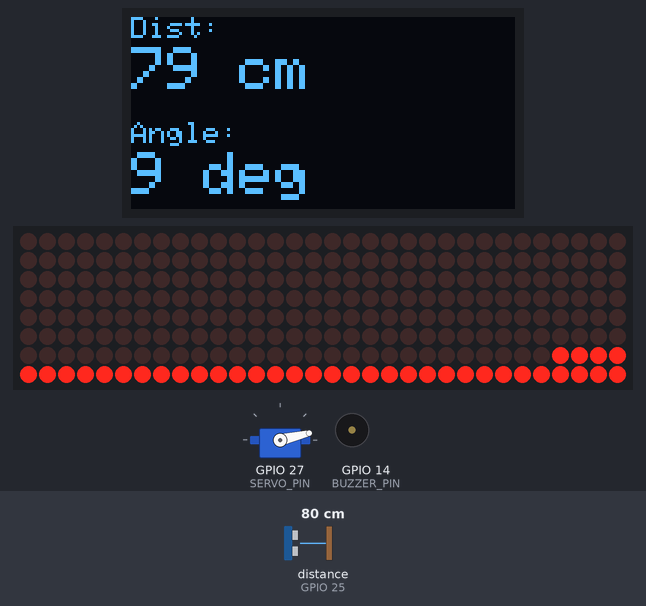
The sketch below on a simulated ESP32. Shown: 128×64 one-colour display, servo, 32×8 LED matrix, buzzer (waves = sounding). Wiring (inferred from the names in the program): ultrasonic range finder: trigger GPIO 26; echo GPIO 25. The inputs (shaded band) are chosen by the test bench; at power-on: distance to the obstacle (sensor on GPIO 25) 80 cm. The echo pulse lasts 58.3 µs per cm.

Above: at 4.2 s.
4.3 s: distance to the obstacle (sensor on GPIO 25) set to 13 cm
At 4.79 s:
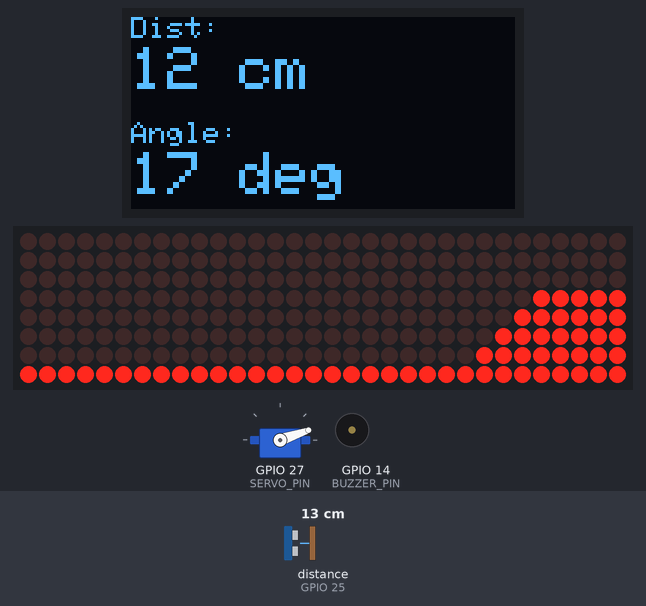
7.1 s: distance to the obstacle (sensor on GPIO 25) set to 10 cm
At 7.62 s:
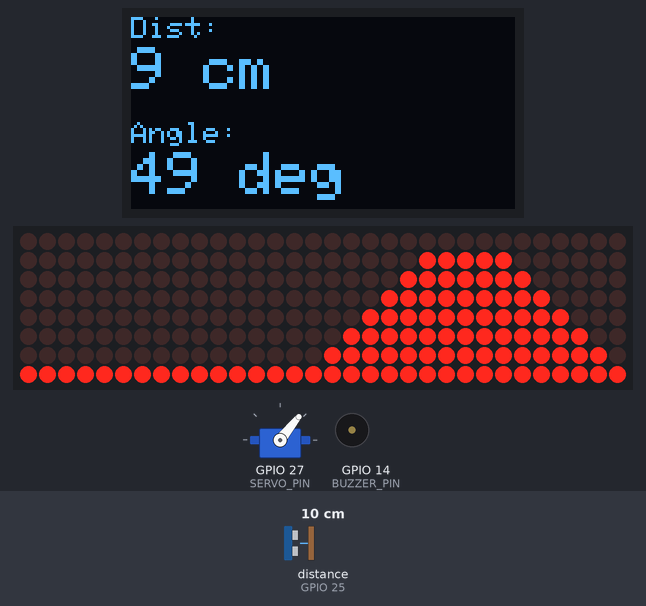
10.0 s: distance to the obstacle (sensor on GPIO 25) set to 8 cm
At 10.53 s:
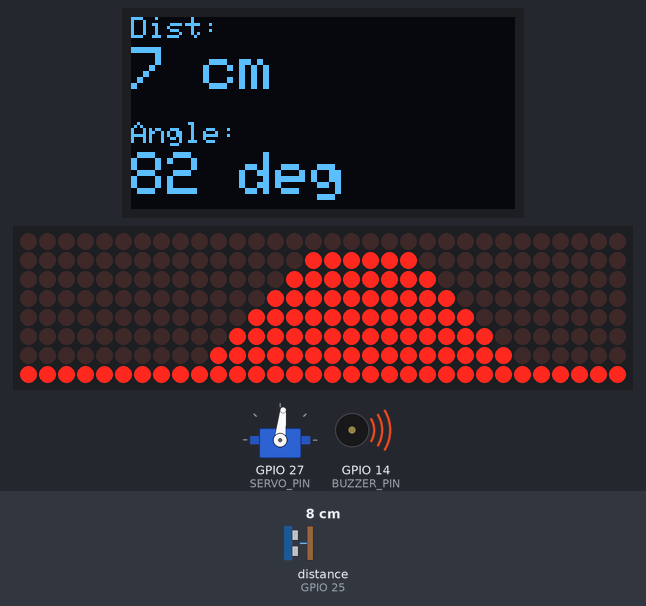
12.9 s: distance to the obstacle (sensor on GPIO 25) set to 5 cm
At 13.35 s:
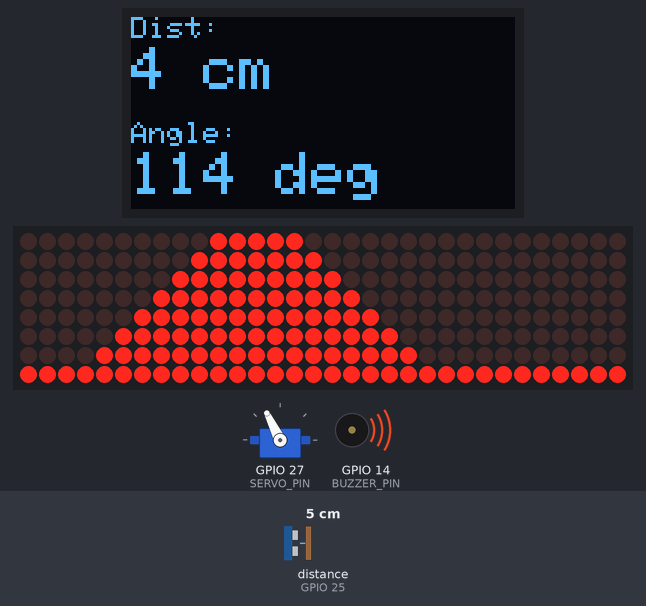
15.7 s: distance to the obstacle (sensor on GPIO 25) set to 9 cm
At 16.16 s:
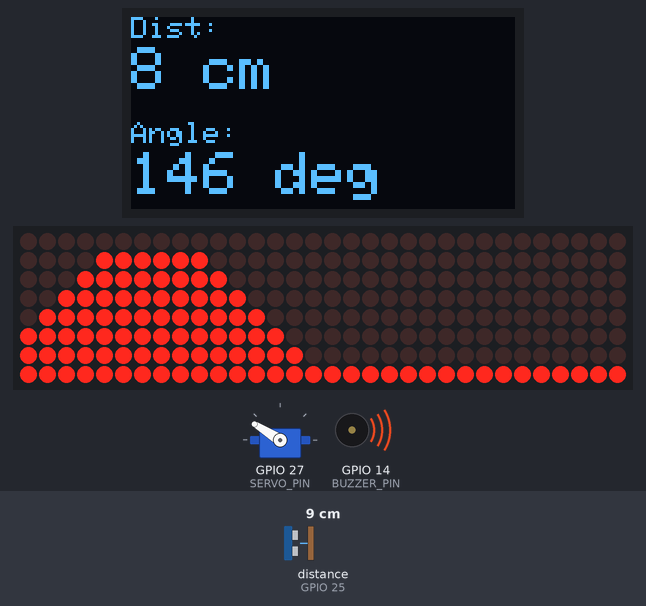
18.5 s: distance to the obstacle (sensor on GPIO 25) set to 18 cm
At 18.99 s:
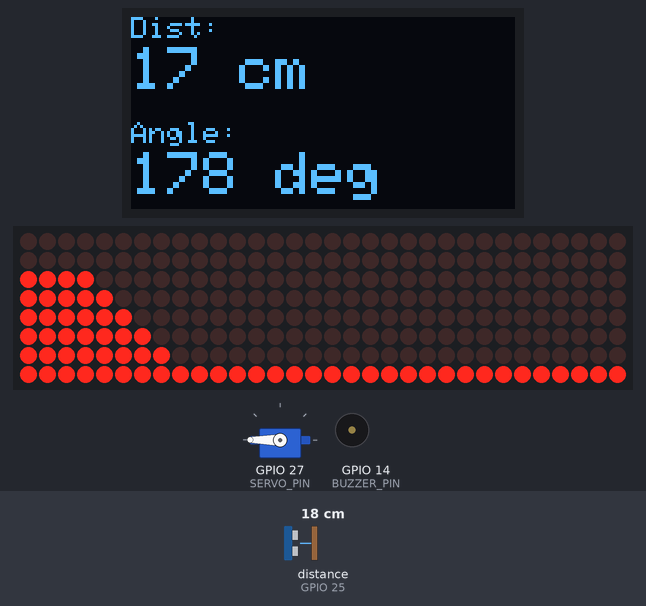
Timing chart, 0 to 24.2 s (numbered marks = the images above; inputs shaded):
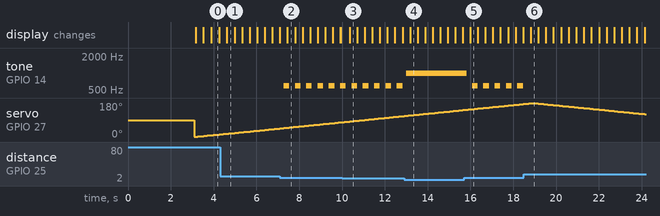

The sketch:

ESP_RADIX_Echo_Scanning_Radar_Matrix.ino
```cpp
#include "LedControl.h"
#include "ESP32Servo.h"
#include <Wire.h>
#include <Adafruit_GFX.h>
#include <Adafruit_SSD1306.h>

#define SCREEN_WIDTH 128
#define SCREEN_HEIGHT 64
Adafruit_SSD1306 display(SCREEN_WIDTH, SCREEN_HEIGHT, &Wire, -1);

#define LED_DIN_PIN 23
#define LED_CLK_PIN 19
#define LED_CS_PIN  5
#define NUM_DEVICES 4   // 4 x 8x8 = 32 columns

#define TRIG_PIN 26
#define ECHO_PIN 25
#define SERVO_PIN 27
#define BUZZER_PIN 14

LedControl lc = LedControl(LED_DIN_PIN, LED_CLK_PIN, LED_CS_PIN, NUM_DEVICES);
Servo myServo;

long duration;
int distance;
int lastValidDistance = 0;   // for filtering

const int BASELINE_ROW = 7;

int trailBuffer[32][8];  // intensity buffer (0–3)
int lastHeight = 0;

// Orientation: adjust if needed (0 = normal, 1 = flipped)
int orientation[NUM_DEVICES] = {1, 1, 1, 1};

// Servo sweep tracking
int angle = 0;
int stepDir = 1; // 1 = forward, -1 = backward
unsigned long lastServoMove = 0;
const int SERVO_INTERVAL = 10; // ms per step

unsigned long lastBuzzerToggle = 0;
bool buzzerOn = false;

void fadeBuffer() {
  for (int x = 0; x < 32; x++) {
    for (int y = 0; y < 8; y++) {
      if (trailBuffer[x][y] > 0) {
        trailBuffer[x][y]--; // decay intensity
      }
    }
  }
  for (int x = 0; x < 32; x++) {
    trailBuffer[x][BASELINE_ROW] = 3;
  }
}

void drawMountain(int peakCol, int peakHeight) {
  if (peakHeight < 0) return;

  int spread = 8;
  int flatTop = 2;

  for (int offset = -spread; offset <= spread; offset++) {
    int col = peakCol + offset;
    if (col < 0 || col > 31) continue;

    int h = peakHeight - max(0, abs(offset) - flatTop);
    if (h < 0) continue;

    for (int r = 0; r <= h; r++) {
      trailBuffer[col][6 - r] = 3; // reset to max intensity
    }
  }
}

void pushToLEDs() {
  for (int dev = 0; dev < NUM_DEVICES; dev++) {
    int baseCol = dev * 8;
    for (int col = 0; col < 8; col++) {
      int mappedCol = (orientation[dev] == 0) ? col : (7 - col);
      for (int row = 0; row < 8; row++) {
        bool state = (trailBuffer[baseCol + col][row] > 0);
        lc.setLed(dev, row, mappedCol, state);
      }
    }
  }
}

int getHeightFromDistance(int dist) {
  if (dist < 0) return -1;

  if (dist <= 5) return 6;
  if (dist <= 10) return 5;
  if (dist <= 15) return 4;
  if (dist <= 20) return 3;
  if (dist <= 25) return 2;
  if (dist <= 30) return 1;
  return 0;
}

int getDistance() {
  digitalWrite(TRIG_PIN, LOW);
  delayMicroseconds(2);
  digitalWrite(TRIG_PIN, HIGH);
  delayMicroseconds(10);
  digitalWrite(TRIG_PIN, LOW);
  duration = pulseIn(ECHO_PIN, HIGH, 20000);
  return duration * 0.034 / 2;
}

int getFilteredDistance() {
  int d = getDistance();
  if (d == 0 || d > 200) {
    return lastValidDistance;
  } else {
    lastValidDistance = d;
    return d;
  }
}

void updateOLED(int distance, int angle) {
  display.clearDisplay();

  display.setTextSize(1);
  display.setCursor(0, 0);
  display.print("Dist:");
  display.setTextSize(2);
  display.setCursor(0, 10);
  display.print(distance);
  display.println(" cm");

  display.setTextSize(1);
  display.setCursor(0, 35);
  display.print("Angle:");
  display.setTextSize(2);
  display.setCursor(0, 45);
  display.print(angle);
  display.println(" deg");

  display.display();
}

void handleBuzzer(int distance) {
  unsigned long now = millis();

  if (distance > 0 && distance <= 5) {
    tone(BUZZER_PIN, 1000);
    buzzerOn = true;
  } else if (distance <= 10) {
    if (now - lastBuzzerToggle >= 200) {
      lastBuzzerToggle = now;
      if (buzzerOn) {
        noTone(BUZZER_PIN);
        buzzerOn = false;
      } else {
        tone(BUZZER_PIN, 600);
        buzzerOn = true;
      }
    }
  } else {
    noTone(BUZZER_PIN);
    buzzerOn = false;
  }
}

void setup() {
  Serial.begin(115200);

  if (!display.begin(SSD1306_SWITCHCAPVCC, 0x3C)) {
    Serial.println(F("SSD1306 allocation failed"));
    for (;;);
  }

  display.clearDisplay();
  display.setTextSize(2);
  display.setTextColor(SSD1306_WHITE);
  display.setCursor(10, 20);
  display.println("ESP-RADIX");
  display.display();
  delay(3000);

  for (int i = 0; i < NUM_DEVICES; i++) {
    lc.shutdown(i, false);
    lc.setIntensity(i, 8);
    lc.clearDisplay(i);
  }

  pinMode(TRIG_PIN, OUTPUT);
  pinMode(ECHO_PIN, INPUT);
  myServo.attach(SERVO_PIN);
  pinMode(BUZZER_PIN, OUTPUT);

  for (int x = 0; x < 32; x++) {
    for (int y = 0; y < 8; y++) {
      trailBuffer[x][y] = 0;
    }
    trailBuffer[x][BASELINE_ROW] = 3;
  }
}

void loop() {
  unsigned long now = millis();

  if (now - lastServoMove >= SERVO_INTERVAL) {
    lastServoMove = now;
    angle += stepDir;

    if (angle >= 180) {
      stepDir = -1;
    } else if (angle <= 0) {
      stepDir = 1;
    }

    myServo.write(angle);

    distance = getFilteredDistance();
    int targetHeight = getHeightFromDistance(distance);

    if (targetHeight > lastHeight) {
      lastHeight++;
    } else if (targetHeight < lastHeight) {
      lastHeight--;
    }

    int peakCol = map(angle, 0, 180, 0, 31);

    fadeBuffer();
    drawMountain(peakCol, lastHeight);
    pushToLEDs();

    updateOLED(distance, angle);
    handleBuzzer(distance);
  }
}
```

Measured:
- the behaviour switches between 12 and 11 cm on distance to the obstacle (sensor on GPIO 25) (found by bisection; images 1 and 2)
- the behaviour switches between 7 and 6 cm on distance to the obstacle (sensor on GPIO 25) (found by bisection; images 3 and 4)
- after the input at 4.3 s, the display: changes after 0.32 s (image 1)
- after the input at 7.1 s, tone on GPIO 14 (BUZZER_PIN): alternates 600 Hz for 0.26 s and silent for 0.26 s, starting after 0.17 s; the display: changes after 0.35 s (image 2)
- after the input at 10.0 s, the display: changes after 0.36 s (image 3)
- after the input at 12.9 s, the display: changes after 0.28 s (image 4)
- after the input at 15.7 s, tone on GPIO 14 (BUZZER_PIN): alternates 600 Hz for 0.26 s and silent for 0.26 s, starting after 0.11 s; the display: changes after 0.29 s (image 5)
- after the input at 18.5 s, tone on GPIO 14 (BUZZER_PIN): stops changing and stays silent; the display: changes after 0.31 s (image 6)
